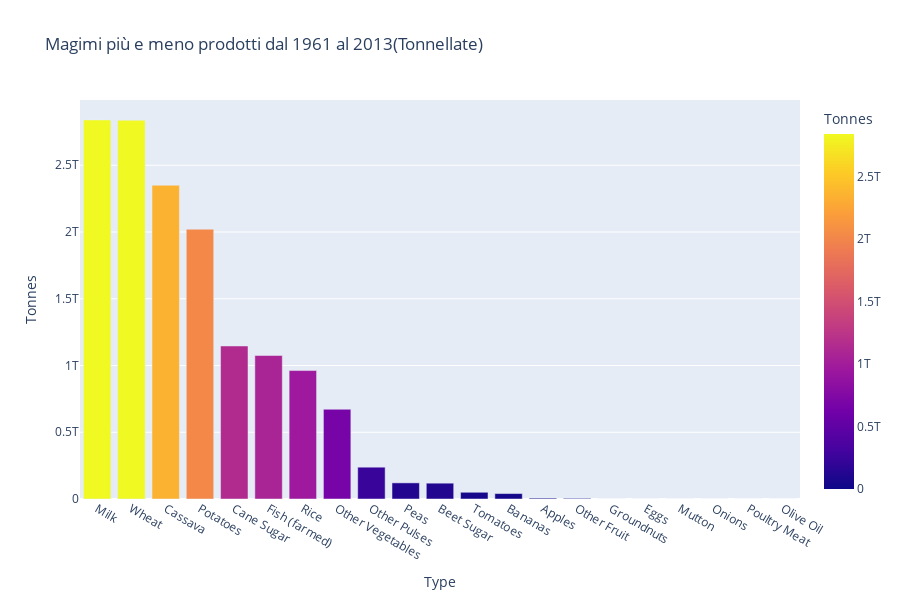

This figure's notebook cell:
### Markdown cell above
# Mangimi più e meno prodotti dal 1961 al 2013
#### Vediamo la produzione di mangimi quali categorie di cibo va a colpire maggiormente

### Code cell
Feed_items = prodotti_tracciati_df[columns_interested]
Feed_items = Feed_items[Feed_items["Element"] == "Feed"]
Feed_items = Feed_items.sort_values(by=["Prod. 1961 - 2013"], ascending=False).reset_index().drop(columns=["index"]).drop_duplicates().reset_index().drop(columns=["index"])
Feed_items["Tonnes"] = Feed_items["Prod. 1961 - 2013"]

temp_df = Feed_items.groupby("Type").sum(numeric_only=True).sort_values(by="Tonnes", ascending=False)

fig = px.bar(
     temp_df,
     x=temp_df.index,
     y="Tonnes",
     color="Tonnes",
     title='Magimi più e meno prodotti dal 1961 al 2013(Tonnellate)',
     height=600
)
fig.show()

### Figure 1 — Plotly figure (JSON) as saved in the notebook; plotly's stock layout.template omitted (floating-point values rounded to 4 significant figures)
{"data": [{"alignmentgroup": "True", "hovertemplate": "Type=%{x}<br>Tonnes=%{marker.color}<extra></extra>", "legendgroup": "", "marker": {"color": [2839405000000, 2837106000000, 2350240000000, 2021093000000, 1146278000000, 1075008000000, 962161000000, 672160000000, 238262000000, 120795000000, 118535000000, 50311000000, 40771000000, 6486000000, 4966000000, 261000000, 219000000, 197000000, 52000000, 27000000, 1000000], "coloraxis": "coloraxis", "pattern": {"shape": ""}}, "name": "", "offsetgroup": "", "orientation": "v", "showlegend": false, "textposition": "auto", "type": "bar", "x": ["Milk", "Wheat", "Cassava", "Potatoes", "Cane Sugar", "Fish (farmed)", "Rice", "Other Vegetables", "Other Pulses", "Peas", "Beet Sugar", "Tomatoes", "Bananas", "Apples", "Other Fruit", "Groundnuts", "Eggs", "Mutton", "Onions", "Poultry Meat", "Olive Oil"], "xaxis": "x", "y": [2839405000000, 2837106000000, 2350240000000, 2021093000000, 1146278000000, 1075008000000, 962161000000, 672160000000, 238262000000, 120795000000, 118535000000, 50311000000, 40771000000, 6486000000, 4966000000, 261000000, 219000000, 197000000, 52000000, 27000000, 1000000], "yaxis": "y"}], "layout": {"barmode": "relative", "coloraxis": {"colorbar": {"title": {"text": "Tonnes"}}, "colorscale": [[0, "#0d0887"], [0.1111, "#46039f"], [0.2222, "#7201a8"], [0.3333, "#9c179e"], [0.4444, "#bd3786"], [0.5556, "#d8576b"], [0.6667, "#ed7953"], [0.7778, "#fb9f3a"], [0.8889, "#fdca26"], [1, "#f0f921"]]}, "height": 600, "legend": {"tracegroupgap": 0}, "title": {"text": "Magimi più e meno prodotti dal 1961 al 2013(Tonnellate)"}, "xaxis": {"anchor": "y", "domain": [0, 1], "title": {"text": "Type"}}, "yaxis": {"anchor": "x", "domain": [0, 1], "title": {"text": "Tonnes"}}}}
